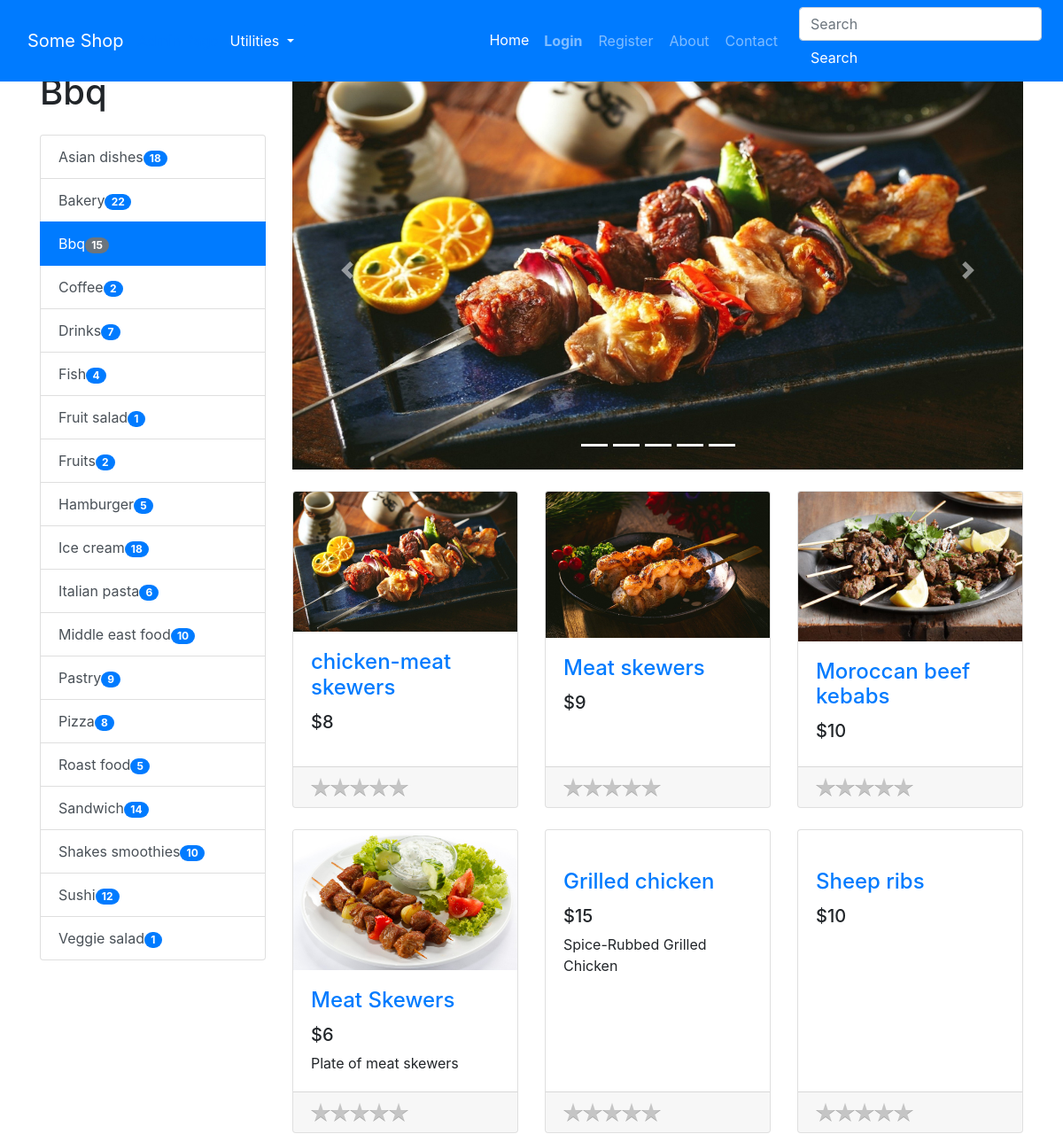
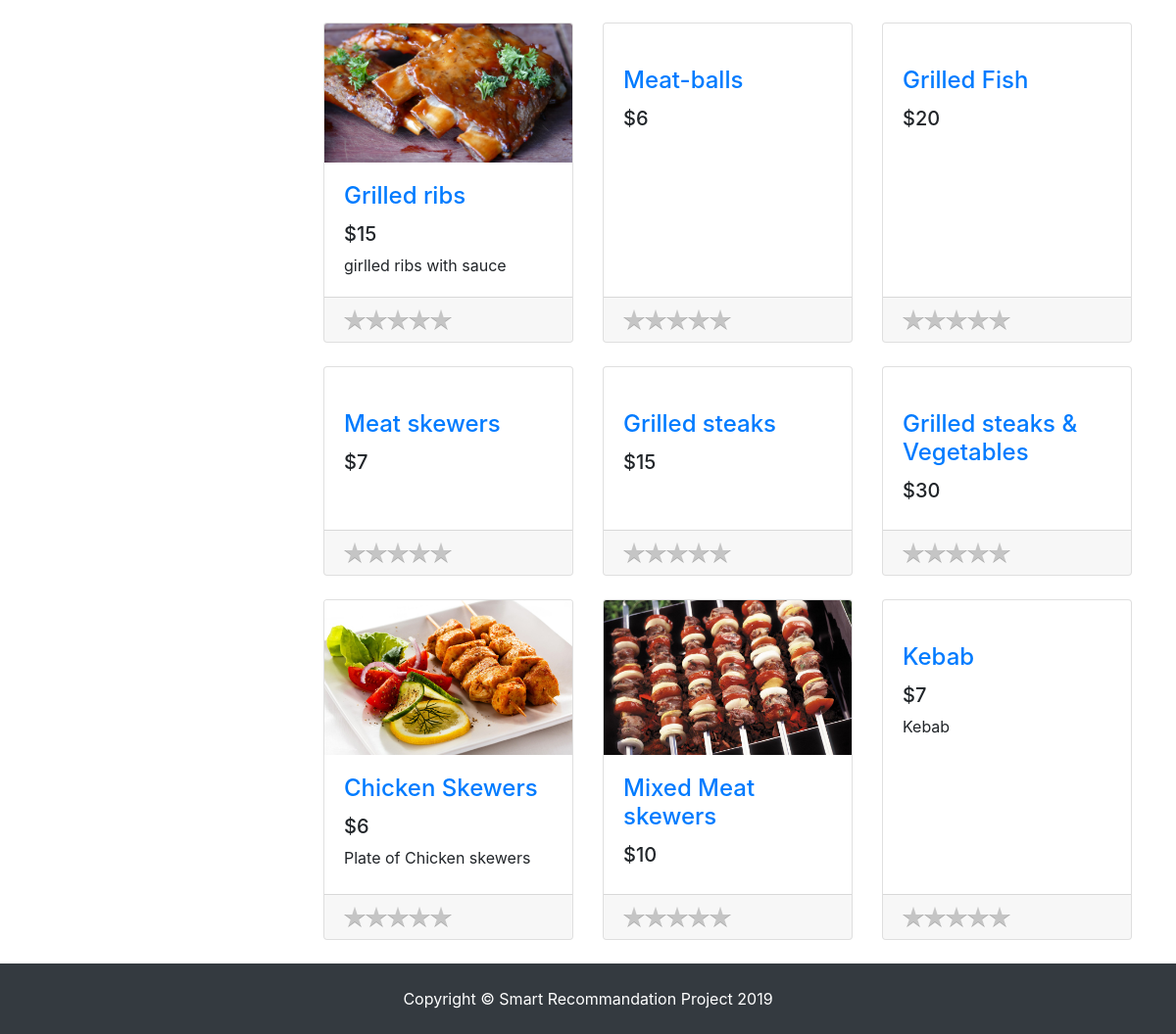
The page /categories/bbq on the database its author committed (2 pictures, top to bottom).
### tables this page shows
CREATE TABLE PRODUCT (ID VARCHAR, NAME VARCHAR, PRICE INTEGER, DESCRIPTION TEXT, IMAGE TEXT, TAGS TEXT, SCORE REAL);

### app.py (the view)
@app.route("/categories/<category>")
def categories(category):
    products = get_products_by_tag(category)
    tags = get_product_tags()
    if session.get("user_id"):
        user_id = session.get("user_id")
        ratings = [ get_rating_by_both(user_id, p.id) for p in products ]
    else:
        ratings = [None] * len(products)
    return render_template("index.html",
                            products=products,
                            ratings=ratings,
                            tags=tags,
                            category=category,
                            chosen_products=products[:5],
                            os=os,
                            zip=zip,
                            len=len,
                            range=range,
                            enumerate=enumerate,
                            remove_starting_digits=remove_starting_digits)

### common/database.py (called while the page is built)
    @classmethod
    def get_all_products(cls, formalize=True):
        cursor = cls.DATABASE.execute("SELECT * FROM PRODUCT ORDER BY SCORE DESC")
        returned_data = cursor.fetchall()
        if not returned_data:
            return None
        if not formalize:
            return returned_data
        data = []
        for item in returned_data:
            d = {}
            for i, field in enumerate(cls.PRODUCT_FIELDS):
                d[field.lower()] = item[i]
            data.append(d)
        return data

    @classmethod
    def get_products_by_tag(cls, tag):
        cursor = cls.DATABASE.execute("SELECT * FROM PRODUCT WHERE TAGS LIKE ? ORDER BY SCORE DESC", (f"%{tag}%",))
        returned_data = cursor.fetchall()
        if not returned_data:
            return None
        data = []
        for item in returned_data:
            d = {}
            for i, field in enumerate(cls.PRODUCT_FIELDS):
                d[field.lower()] = item[i]
            data.append(d)
        return data

    @classmethod
    def get_product_tags(cls):
        data = cls.get_all_products()
        return sorted({ d['tags'] for d in data })

### common/utils.py (called while the page is built)
def remove_starting_digits(string):
    return string.lstrip(digits)

### models/products/product.py (called while the page is built)
def get_product_tags():
    data = {}
    tags = Database.get_product_tags()
    for tag in tags:
        count = len(Database.get_products_by_tag(tag))
        data[tag] = count
    return data

def get_products_by_tag(tag):
    products = Database.get_products_by_tag(tag)
    if products:
        return [ Product(**product) for product in products ]
    else:
        return []

### templates/index.html (shortened to what this page needs)
{% extends "base.html" %}
{% block content %}
<div class="container">
    <div class="row">
        <div class="col-lg-3">
            <h1 class="my-4">
                {% if category %}
                {{category.replace("_", " ").capitalize()}}
                {% else %}
                Categories
                {% endif %}
            </h1>
            <div class="list-group" id="list-tab" role="tablist">
                {% for tag, count in tags.items() %}
                {% if category == tag %}
                <a class="list-group-item list-group-item-action active" href="{{url_for('categories', category=tag)}}"
                    aria-controls="home">{{tag.replace("_", " ").capitalize()}}<span class="badge badge-secondary badge-pill">  {{count}}</span></a>
                {% else %}
                <a class="list-group-item list-group-item-action" href="{{url_for('categories', category=tag)}}"
                    aria-controls="home">{{tag.replace("_", " ").capitalize()}}<span class="badge badge-primary badge-pill">  {{count}}</span></a>
                {% endif %}
                {% endfor %}
            </div>
        </div>
        <div class="col-lg-9">
            <div id="carouselExampleIndicators" class="carousel slide my-4" data-ride="carousel">
                <ol class="carousel-indicators">
                    {% for i in range(len(chosen_products)) %}
                    <li data-target="#carouselExampleIndicators" data-slide-to="{{i}}" class="active"></li>
                    {% endfor %}
                </ol>
                <div class="carousel-inner" role="listbox">
                    {% for i, product in enumerate(chosen_products) %}
                        {% if i == 0 %}
                        <div class="carousel-item active">
                        {% else %}
                        <div class="carousel-item">
                            {% endif %}
                            <a href="{{url_for('product.product', product_id=product.id)}}">
                                <img class="d-block img-fluid carousel-img"
                                    src="{{url_for('static', filename='img/products/{}'.format(os.path.basename(product.image)))}}"
                                    alt="slide">
                            </a>
                        </div>
                        {% endfor %}
                    </div>
                    <a class="carousel-control-prev" href="#carouselExampleIndicators" role="button" data-slide="prev">
                        <span class="carousel-control-prev-icon" aria-hidden="true"></span>
                    </a>
                    <a class="carousel-control-next" href="#carouselExampleIndicators" role="button" data-slide="next">
                        <span class="carousel-control-next-icon" aria-hidden="true"></span>
                    </a>
                </div>
                <div class="row">
                    {% for product in products %}
                    <div class="col-lg-4 col-md-6 mb-4">
                        <div class="card h-100">
                            <a href="{{url_for('product.product', product_id=product.id)}}"><img class="card-img-top"
                                    src="{{url_for('static', filename='img/products/{}'.format(os.path.basename(product.image)))}}"
                                    alt=""></a>
                            <div class="card-body">
                                <h4 class="card-title">
                                    <a href="{{url_for('product.product', product_id=product.id)}}">{{product.name}}</a>
                                </h4>
                                <h5>${{product.price}}</h5>
                                <p class="card-text">{{product.description}}</p>
                            </div>
                            <div class="card-footer">
                                <div class="text-align"><span class="product_star_rating" id="{{remove_starting_digits(product.id)}}"></span></div>
                            </div>
                        </div>
                    </div>
                    {% else %}
                    <br>
                    <br>
                    <h4>Not products available.</h4>
                    {% endfor %}
                </div>
            </div>
        </div>
    </div>
    <footer class="py-4 bg-dark">
        <div class="container">
            <p class="m-0 text-center text-white">Copyright &copy; Smart Recommandation Project 2019</p>
        </div>
    </footer>
    {% endblock content %}

### static/css/shop-homepage.css (style rules this page uses)
body { padding-top: 56px; }

### rows shown on the page
PRODUCT: replace "Asian dishes", count "18"
PRODUCT: replace "Bakery", count "22"
PRODUCT: replace "Bbq", count "15", IMAGE (picture), name "chicken-meat skewers", price "8"
PRODUCT: replace "Coffee", count "2"
PRODUCT: replace "Drinks", count "7"
PRODUCT: replace "Fish", count "4"
PRODUCT: replace "Fruit salad", count "1"
PRODUCT: replace "Fruits", count "2"
PRODUCT: replace "Hamburger", count "5"
PRODUCT: replace "Ice cream", count "18"
PRODUCT: replace "Italian pasta", count "6"
PRODUCT: replace "Middle east food", count "10"
PRODUCT: replace "Pastry", count "9"
PRODUCT: replace "Pizza", count "8"
PRODUCT: replace "Roast food", count "5"
PRODUCT: replace "Sandwich", count "14"
PRODUCT: replace "Shakes smoothies", count "10"
PRODUCT: replace "Sushi", count "12"
PRODUCT: replace "Veggie salad", count "1"
PRODUCT: IMAGE (picture), name "Meat skewers", price "9"
PRODUCT: IMAGE (picture), name "Moroccan beef kebabs", price "10"
PRODUCT: IMAGE (picture), name "Meat Skewers", price "6", description "Plate of meat skewers"
PRODUCT: name "Grilled chicken", price "15", description "Spice-Rubbed Grilled Chicken"
PRODUCT: name "Sheep ribs", price "10"
PRODUCT: IMAGE (picture), name "Grilled ribs", price "15", description "girlled ribs with sauce"
PRODUCT: name "Meat-balls", price "6"
PRODUCT: name "Grilled Fish", price "20"
PRODUCT: name "Meat skewers", price "7"
PRODUCT: name "Grilled steaks", price "15"
PRODUCT: name "Grilled steaks & Vegetables", price "30"
PRODUCT: IMAGE (picture), name "Chicken Skewers", price "6", description "Plate of Chicken skewers"
PRODUCT: IMAGE (picture), name "Mixed Meat skewers", price "10"
PRODUCT: name "Kebab", price "7", description "Kebab"

### other values the page prints
{{ category.replace("_", " ").capitalize() }} "Bbq"
